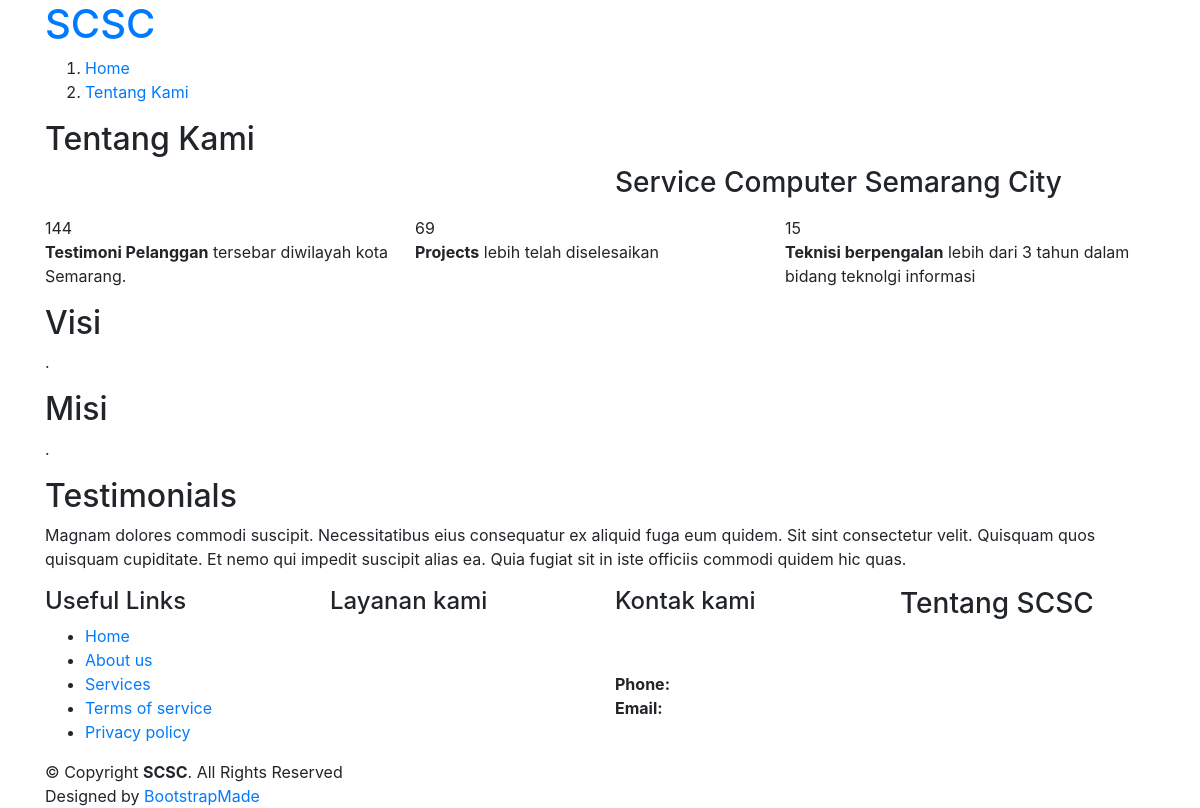
Page /index.php/about_us on the earlier database version.
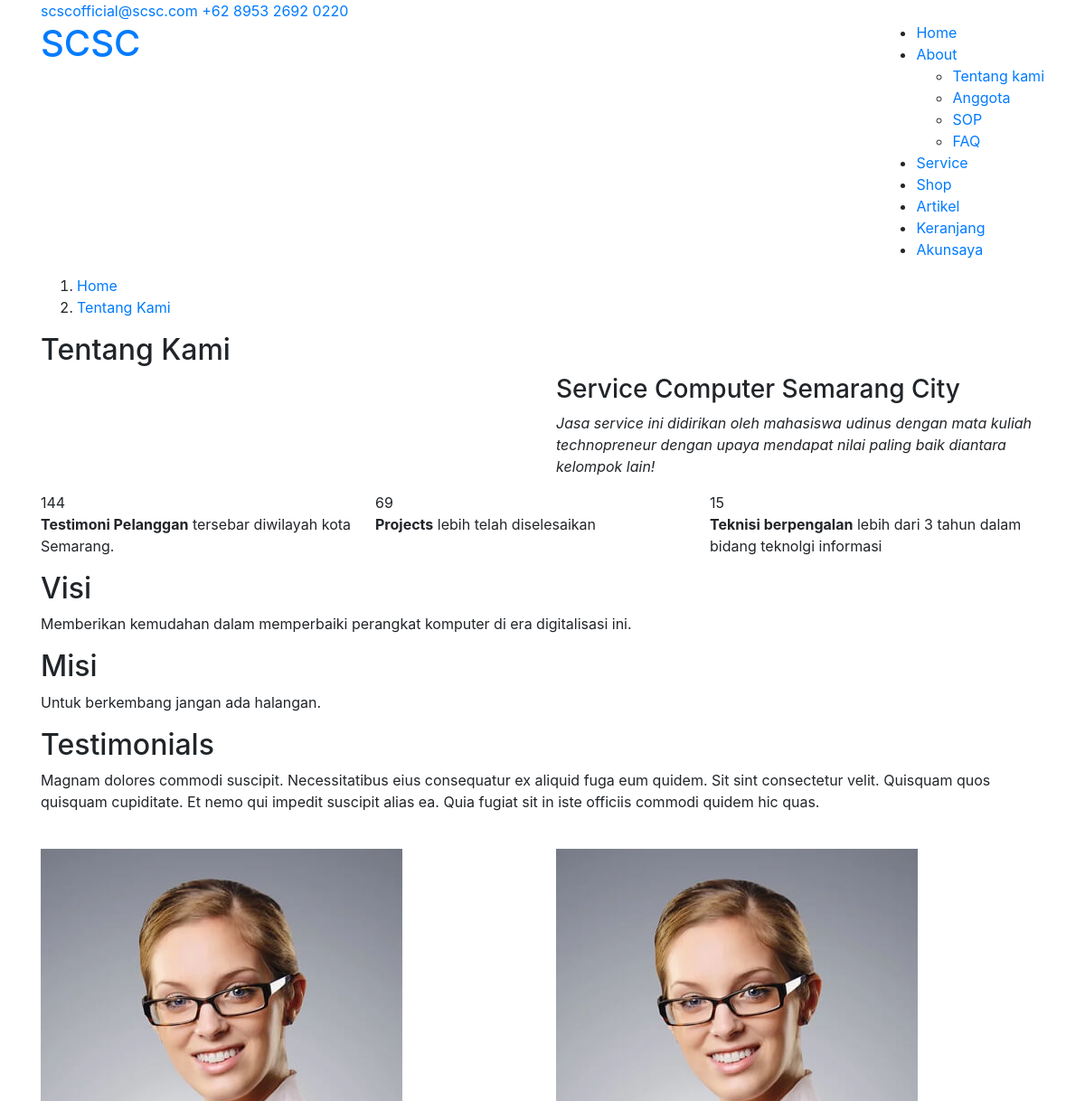
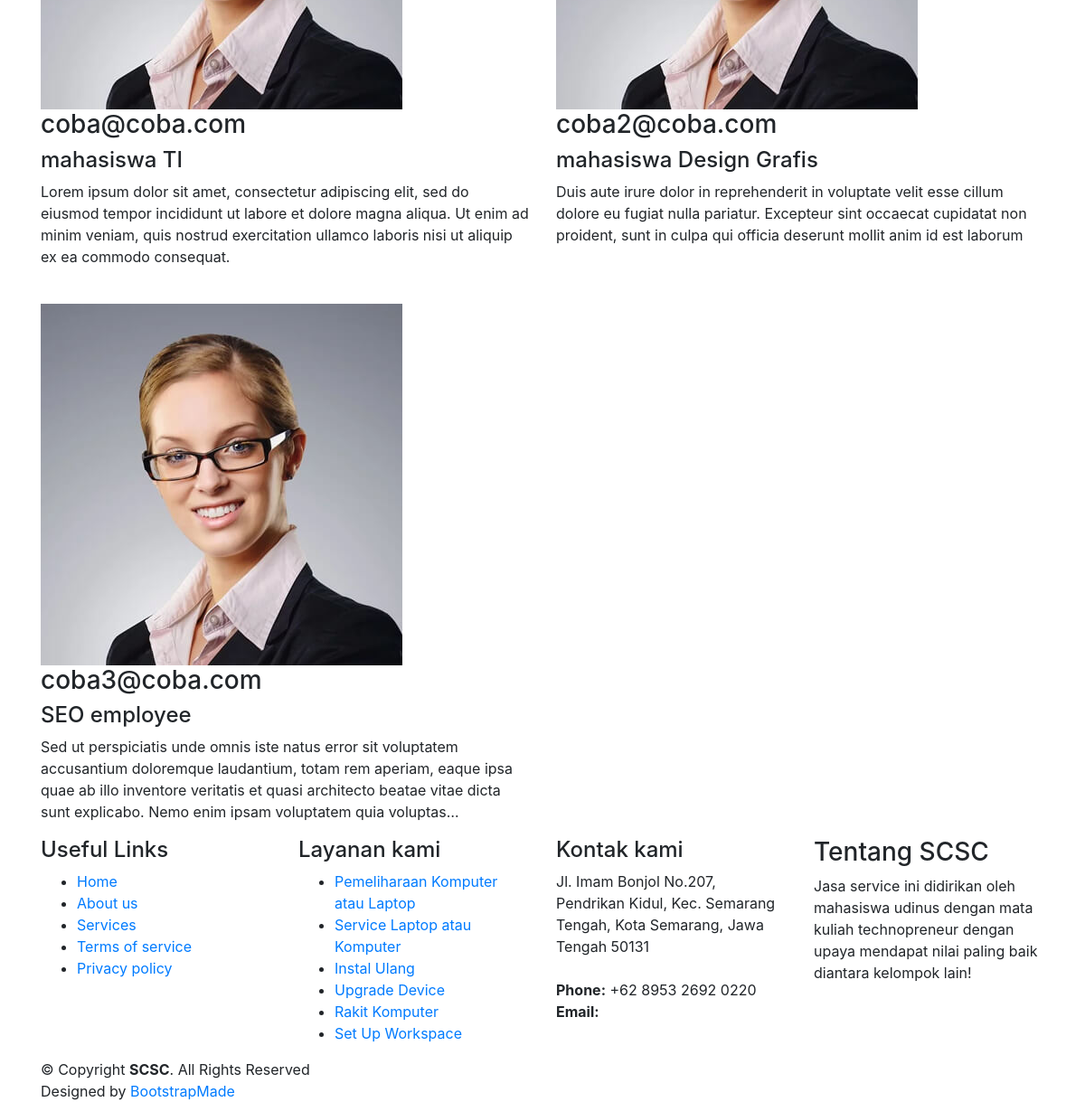
Same page on the later database version (2 pictures, top to bottom).
### tables this page shows
CREATE TABLE `homemenu` (
  `id` int(191) NOT NULL,
  `name` varchar(191) NOT NULL,
  `value` varchar(191) NOT NULL,
  `status` int(191) NOT NULL
);

CREATE TABLE `homemenuabout` (
  `id` int(191) NOT NULL,
  `name` varchar(191) NOT NULL,
  `value` varchar(191) NOT NULL,
  `status` int(191) NOT NULL
);

CREATE TABLE `testimoni` (
  `id` int(191) NOT NULL,
  `email` varchar(191) NOT NULL,
  `job` varchar(191) NOT NULL,
  `description` text NOT NULL,
  `star` int(191) NOT NULL,
  `status` int(191) NOT NULL
);

CREATE TABLE `service` (
  `id` int(191) NOT NULL,
  `icon` varchar(191) NOT NULL,
  `name` varchar(191) NOT NULL,
  `description` text NOT NULL,
  `estimation` varchar(191) NOT NULL,
  `level` int(191) NOT NULL,
  `price` int(191) NOT NULL,
  `status` int(191) NOT NULL
);

### application/controllers/about_us.php (called while the page is built, shortened)
<?php
class about_us extends CI_Controller
{
    public function index()
    {
        $data['title'] = "Tentang kami";
        $tempVar = $this->scsc->getAll("homemenu");
        $data['menu'] = $tempVar;
        $tempVar = $this->scsc->getAll("homemenuabout");
        $data['submenu'] = $tempVar;
        $tempVar = $this->scsc->getData("profil",array('name'=>'logo'));
        $tempVar = $tempVar[0]["value"];
        $data['logo'] = $tempVar;
        $tempVar = $this->scsc->getData("profil",array('name'=>'title'));
        $tempVar = $tempVar[0]["value"];
        $data['title'] = $tempVar;
        $tempVar = $this->scsc->getData("profil",array('name'=>'singkatan'));
        $tempVar = $tempVar[0]["value"];
        $data['singkatan'] = $tempVar;
        $tempVar = $this->scsc->getData("profil",array('name'=>'email'));
        $tempVar = $tempVar[0]["value"];
        $data['email'] = $tempVar;
        $tempVar = $this->scsc->getData("profil",array('name'=>'alamat'));
        $tempVar = $tempVar[0]["value"];
        $data['alamat'] = $tempVar;
        $tempVar = $this->scsc->getData("profil",array('name'=>'telp'));
        $tempVar = $tempVar[0]["value"];
        $data['telp'] = $tempVar;
        $tempVar = $this->scsc->getData("profil",array('name'=>'twitter'));
        $tempVar = $tempVar[0]["value"];
        $data['twitter'] = $tempVar;
        $tempVar = $this->scsc->getData("profil",array('name'=>'facebook'));
        $tempVar = $tempVar[0]["value"];
        $data['facebook'] = $tempVar;
        $tempVar = $this->scsc->getData("profil",array('name'=>'instagram'));
        $tempVar = $tempVar[0]["value"];
        $data['instagram'] = $tempVar;
        $tempVar = $this->scsc->getData("profil",array('name'=>'skype'));
        $tempVar = $tempVar[0]["value"];
        $data['skype'] = $tempVar;
        $tempVar = $this->scsc->getData("profil",array('name'=>'linkedin'));
        $tempVar = $tempVar[0]["value"];
        $data['linkedin'] = $tempVar;
        $tempVar = $this->scsc->getData("profil",array('name'=>'visi'));
        $tempVar = $tempVar[0]["value"];
        $data['visi'] = $tempVar;
        $tempVar = $this->scsc->getData("profil",array('name'=>'misi'));
        $tempVar = $tempVar[0]["value"];
        $data['misi'] = $tempVar;
        $tempVar = $this->scsc->getData("profil",array('name'=>'tentang'));
        $tempVar = $tempVar[0]["value"];
        $data['tentang'] = $tempVar;
        $tempVar = $this->scsc->getData("profil",array('name'=>'photo'));
        $tempVar = $tempVar[0]["value"];
        $data['photo'] = $tempVar;
        $tempVar = $this->scsc->getAll("corefitur");
        $data['mainfitur'] = $tempVar;
        $tempVar = $this->scsc->getData("service",array('status'=>'1'));
        $data['services'] = $tempVar;
        $tempVar = $this->scsc->getData("testimoni",array('status'=>'1'));
        $data['totaltestimoni'] = count($tempVar);
        $data['testimoni'] = $tempVar;
        $data['link'] = "Tentang Kami";
        $data['active'] = 0;
        $data['dd'] = 2;
        $data['dda'] = 1;
        $this->load->view('home/header', $data);
        $this->load->view('home/top', $data);
        $this->load->view('home/about', $data);
        $this->load->view('home/footer', $data);
    }
}

### index.php (called while the page is built, shortened)
<?php
require_once BASEPATH.'core/CodeIgniter.php';

### application/models/scsc.php (called while the page is built, shortened)
<?php
class scsc extends CI_Model
{
    public function getData($dataBase, $where)
    {
        return $this->db->get_where($dataBase, $where)->result_array();
    }
    public function getAll($tabel)
    {
        return $this->db->get($tabel)->result_array();
    }
}

### application/views/home/top.php (the view, shortened to what this page needs)
<body>
  <section id="topbar" class="d-none d-lg-block">
    <div class="container d-flex">
      <div class="contact-info mr-auto">
        <i class="icofont-envelope"></i><a href="mailto:<?= $email; ?>" target="_blank" ><?= $email; ?></a>
        <i class="icofont-phone"></i> <a href="tel:<?= $telp; ?>" target="_blank" ><?= $telp; ?></a>
      </div>
    </div>
  </section>
  <header id="header">
    <div class="container d-flex">
      <div class="logo mr-auto">
        <h1 class="text-light"><a href="<?= base_url()?>"><span><?= $singkatan; ?></span></a></h1>
      </div>
      <nav class="nav-menu d-none d-lg-block">
        <ul>
          <?php $a=1;
            foreach($menu as $nama):?>
            <?php if($a == $active && $nama['id'] != $dd):?>
              <li class="active"><a href="<?= base_url().strtolower($nama['value']);?>"><?= $nama['name'];?></a></li>
            <?php elseif($nama['id'] == $dd):?>
              <li class="drop-down"><a href="#"><?= $nama['name'];?></a>
                <ul>
                  <?php $b=1; foreach($submenu as $subnama):?>
                    <?php if($subnama['id'] != $dda):?>
                      <li>
                    <?php else:?>
                      <li class="active">
                    <?php endif;?>
                    <a href="<?= base_url().strtolower($subnama['name']);?>"><?= $subnama['value'];?></a></li>
                  <?php endforeach;?>
                </ul>
              </li>
            <?php else:?>
              <li><a href="<?= base_url().strtolower($nama['value']);?>"><?= $nama['name'];?></a></li>
            <?php endif;?>
            <?php $a++;?>
          <?php endforeach;?>
        </ul>
      </nav>
    </div>
  </header>

### application/views/home/header.php (shortened to what this page needs)
<!DOCTYPE html>
<html lang="en">
<head>
  <link href="<?php echo base_url(); ?>assets/home/vendor/bootstrap/css/bootstrap.min.css" rel="stylesheet">
  <link href="<?php echo base_url(); ?>assets/home/vendor/icofont/icofont.min.css" rel="stylesheet">
  <link href="<?php echo base_url(); ?>assets/home/vendor/boxicons/css/boxicons.min.css" rel="stylesheet">
  <link href="<?php echo base_url(); ?>assets/home/vendor/animate.css/animate.min.css" rel="stylesheet">
  <link href="<?php echo base_url(); ?>assets/home/vendor/owl.carousel/assets/owl.carousel.min.css" rel="stylesheet">
  <link href="<?php echo base_url(); ?>assets/home/vendor/venobox/venobox.css" rel="stylesheet">
  <link href="<?php echo base_url(); ?>assets/home/css/style.css" rel="stylesheet">
</head>

### application/views/home/about.php (shortened to what this page needs)
<main id="main">
    <section id="breadcrumbs" class="breadcrumbs">
      <div class="container">
        <ol>
          <li><a href="<?= base_url();?>">Home</a></li>
          <li><a href="<?= base_url();?>about_us" ><?= $link;?></a></li>
        </ol>
        <h2><?= $link;?></h2>
      </div>
    </section>
<section id="about" class="about">
  <div class="container">
    <div class="row">
      <div class="col-lg-6">
      </div>
      <div class="col-lg-6 pt-4 pt-lg-0 content">
        <h3><?= $title;?></h3>
        <p class="font-italic">
            <?= $tentang;?>
        </p>
      </div>
    </div>
  </div>
</section>
<section id="counts" class="counts">
  <div class="container">
    <div class="row no-gutters">
      <div class="col-lg-4 col-md-6 d-md-flex align-items-md-stretch">
        <div class="count-box">
          <span data-toggle="counter-up">144</span>
          <p><strong>Testimoni Pelanggan</strong> tersebar diwilayah kota Semarang.</p>
        </div>
      </div>
      <div class="col-lg-4 col-md-6 d-md-flex align-items-md-stretch">
        <div class="count-box">
          <span data-toggle="counter-up">69</span>
          <p><strong>Projects</strong> lebih telah diselesaikan</p>
        </div>
      </div>
      <div class="col-lg-4 col-md-6 d-md-flex align-items-md-stretch">
        <div class="count-box">
          <span data-toggle="counter-up">15</span>
          <p><strong>Teknisi berpengalan</strong> lebih dari 3 tahun dalam bidang teknolgi informasi</p>
        </div>
      </div>
    </div>
  </div>
</section>
<section id="clients" class="clients">
  <div class="container">
    <div class="section-title">
      <h2>Visi</h2>
      <p><?= $visi;?>.</p>
    </div>
  </div>
</section>
<section id="clients" class="clients">
  <div class="container">
    <div class="section-title">
      <h2>Misi</h2>
      <p><?= $misi;?>.</p>
    </div>
  </div>
</section>
<section id="testimonials" class="testimonials">
  <div class="container">
    <div class="section-title">
      <h2>Testimonials</h2>
      <p>Magnam dolores commodi suscipit. Necessitatibus eius consequatur ex aliquid fuga eum quidem. Sit sint consectetur velit. Quisquam quos quisquam cupiditate. Et nemo qui impedit suscipit alias ea. Quia fugiat sit in iste officiis commodi quidem hic quas.</p>
    </div>
    <div class="row">
        <?php foreach($testimoni as $t):?>
        <div class="col-lg-6">
            <div class="testimonial-item mt-4">
                <img src="assets/img/testimonials/testimonials-3.jpg" class="testimonial-img" alt="">
                <h3><?= $t['email'];?></h3>
                <h4><?= $t['job'];?></h4>
                <p>
                        <?= character_limiter( $t['description'],250);?>
                </p>
            </div>
        </div>
        <?php endforeach;?>
    </div>
  </div>
</section>
</main>

### application/views/home/footer.php (shortened to what this page needs)
<footer id="footer">
  <div class="footer-top">
    <div class="container">
      <div class="row">
        <div class="col-lg-3 col-md-6 footer-links">
          <h4>Useful Links</h4>
          <ul>
            <li><i class="bx bx-chevron-right"></i> <a href="#">Home</a></li>
            <li><i class="bx bx-chevron-right"></i> <a href="#">About us</a></li>
            <li><i class="bx bx-chevron-right"></i> <a href="#">Services</a></li>
            <li><i class="bx bx-chevron-right"></i> <a href="#">Terms of service</a></li>
            <li><i class="bx bx-chevron-right"></i> <a href="#">Privacy policy</a></li>
          </ul>
        </div>
        <div class="col-lg-3 col-md-6 footer-links">
          <h4>Layanan kami</h4>
          <ul>
            <?php foreach($services as $service):?>
              <li><i class="bx bx-chevron-right"></i> <a href="<?= base_url()?>service/serviceitem/<?= $service['name'];?>"><?= $service['name']; ?></a></li>
            <?php endforeach;?>
          </ul>
        </div>
        <div class="col-lg-3 col-md-6 footer-contact">
          <h4>Kontak kami</h4>
          <p>
            <?= $alamat; ?>
            <br><br>
            <strong>Phone:</strong> <?= $telp; ?><br>
            <strong>Email:</strong> <a href="mailto:<?= $email; ?>" target="_blank" class="text-white"><?= $email; ?></a><br>
          </p>
        </div>
        <div class="col-lg-3 col-md-6 footer-info">
          <h3>Tentang <?= $singkatan;?></h3>
          <p><?= ucfirst($tentang);?></p>
        </div>
      </div>
    </div>
  </div>
  <div class="container">
    <div class="copyright">
      &copy; Copyright <strong><span><?= $singkatan; ?></span></strong>. All Rights Reserved
    </div>
    <div class="credits">
      Designed by <a href="https://bootstrapmade.com/">BootstrapMade</a>
    </div>
  </div>
</footer>
</body>
</html>

Differences in the rows shown:
added homemenu: name "Home"
added homemenu: name "About"
added homemenuabout: value "Tentang kami"
added homemenuabout: value "Anggota"
added homemenuabout: value "SOP"
added homemenuabout: value "FAQ"
added homemenu: name "Service"
added homemenu: name "Shop"
added homemenu: name "Artikel"
added homemenu: name "Keranjang"
added homemenu: name "Akunsaya"
added testimoni: email "coba@coba.com", job "mahasiswa TI", description "Lorem ipsum dolor sit amet, consectetur adipiscing elit, sed do eiusmod tempor incididunt ut labore et dolore magna aliqua. Ut enim ad minim veniam, quis nostrud exercitation ullamco laboris nisi ut aliquip ex ea commodo consequat."
added testimoni: email "coba2@coba.com", job "mahasiswa Design Grafis", description "Duis aute irure dolor in reprehenderit in voluptate velit esse cillum dolore eu fugiat nulla pariatur. Excepteur sint occaecat cupidatat non proident, sunt in culpa qui officia deserunt mollit anim id est laborum"
added testimoni: email "coba3@coba.com", job "SEO employee", description "Sed ut perspiciatis unde omnis iste natus error sit voluptatem accusantium doloremque laudantium, totam rem aperiam, eaque ipsa quae ab illo inventore veritatis et quasi architecto beatae vitae dicta sunt explicabo. Nemo enim ipsam voluptatem quia voluptas…"
added service: name "Pemeliharaan Komputer atau Laptop"
added service: name "Service Laptop atau Komputer"
added service: name "Instal Ulang"
added service: name "Upgrade Device"
added service: name "Rakit Komputer"
added service: name "Set Up Workspace"
Other differences:
$email: (not shown) → "scscofficial@scsc.com"
$telp: (not shown) → "+62 8953 2692 0220"
$tentang: (not shown) → "Jasa service ini didirikan oleh mahasiswa udinus dengan mata kuliah technopreneur dengan upaya mendapat nilai paling baik diantara kelompok lain!"
$visi: (not shown) → "Memberikan kemudahan dalam memperbaiki perangkat komputer di era digitalisasi ini"
$misi: (not shown) → "Untuk berkembang jangan ada halangan"
$alamat: (not shown) → "Jl. Imam Bonjol No.207, Pendrikan Kidul, Kec. Semarang Tengah, Kota Semarang, Jawa Tengah 50131"
